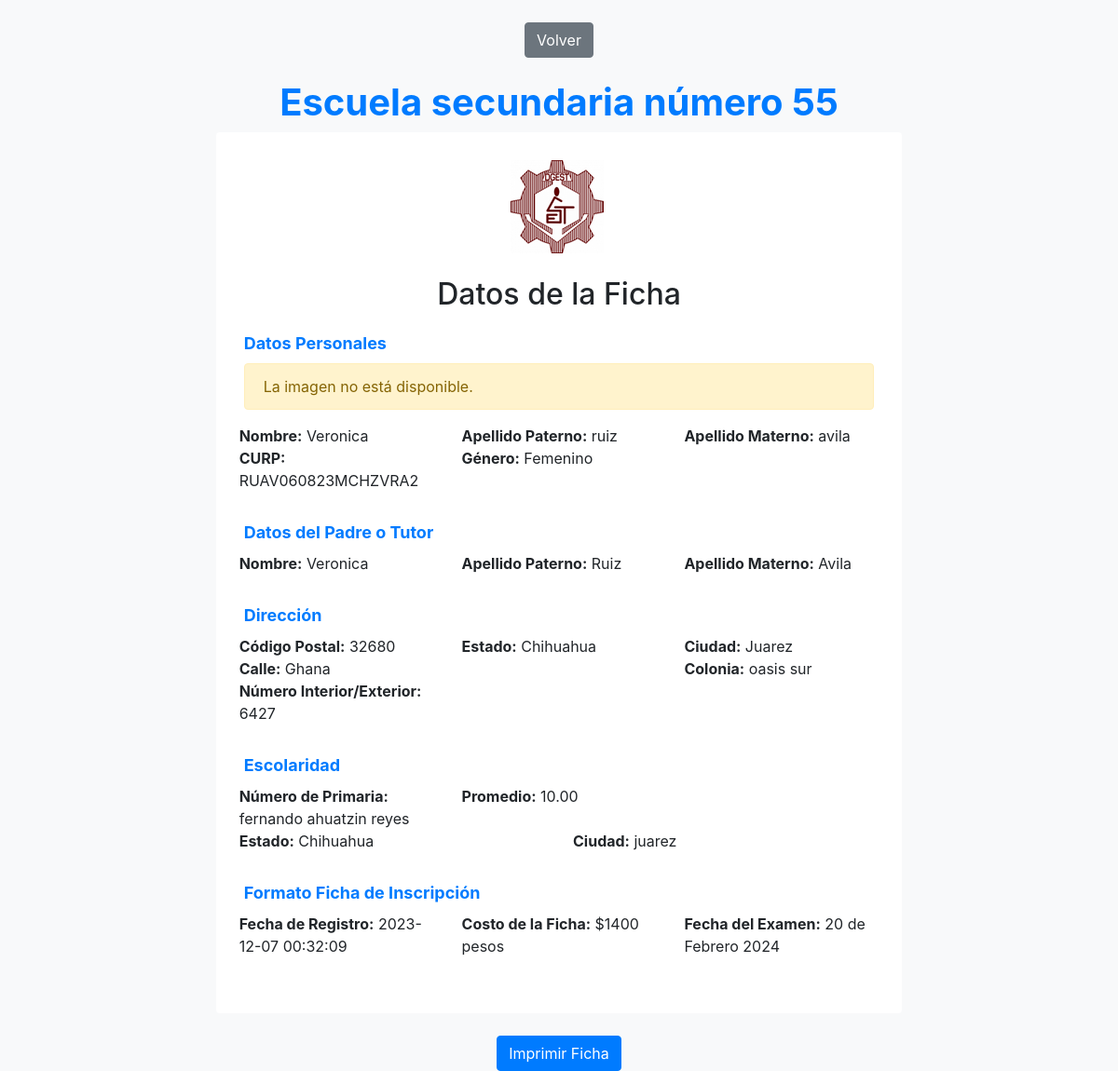
Screenshot of /funcionesphp/mostrar_ficha.php?curp=RUAV060823MCHZVRA2 with the database file from the repository.
### tables this page shows
CREATE TABLE `ficha` (
  `id_ficha` int(11) NOT NULL,
  `nombres` varchar(50) DEFAULT NULL,
  `apellidoP` varchar(50) DEFAULT NULL,
  `apellidoM` varchar(50) DEFAULT NULL,
  `fotoA` longblob DEFAULT NULL,
  `curp` varchar(100) DEFAULT NULL,
  `genero` varchar(11) DEFAULT NULL,
  `fecha_n` date DEFAULT NULL,
  `nacionalidad` varchar(50) DEFAULT NULL,
  `est_nacimiento` varchar(50) DEFAULT NULL,
  `est_nac_cd` varchar(50) DEFAULT NULL,
  `cp` int(10) DEFAULT NULL,
  `estado` varchar(50) DEFAULT NULL,
  `ciudad` varchar(50) DEFAULT NULL,
  `calle` varchar(50) DEFAULT NULL,
  `colonia` varchar(50) DEFAULT NULL,
  `n_in_ext` varchar(50) DEFAULT NULL,
  `nombre_pmt` varchar(50) DEFAULT NULL,
  `pmt_apellidoP` varchar(50) DEFAULT NULL,
  `pmt_apellidoM` varchar(50) DEFAULT NULL,
  `pmt_fecha_nacim` date DEFAULT NULL,
  `pmt_nacionalidad` varchar(50) DEFAULT NULL,
  `pmt_est_naci` varchar(50) DEFAULT NULL,
  `pmt_cd_naci` varchar(50) DEFAULT NULL,
  `n_primaria` varchar(100) DEFAULT NULL,
  `p_estado` varchar(50) DEFAULT NULL,
  `p_ciudad` varchar(50) DEFAULT NULL,
  `p_direccion` varchar(50) DEFAULT NULL,
  `promedio` decimal(10, 2) DEFAULT NULL,
  `ultima_boleta` longblob DEFAULT NULL,
  `costo_ficha` int(10) DEFAULT NULL
);

### funcionesphp/mostrar_ficha.php (the view, shortened to what this page needs)
<?php
if (isset($_GET['curp'])) {
    include './conn.php';
    $curp = $_GET['curp'];
    $curp = $conn->real_escape_string($curp);
    $sql = "SELECT * FROM ficha WHERE curp = '$curp'";
    $result = $conn->query($sql);
    ?>
    <!DOCTYPE html>
    <html lang="es">
    <head>
        <link rel="stylesheet" href="https://maxcdn.bootstrapcdn.com/bootstrap/4.5.2/css/bootstrap.min.css">
    </head>
    <body>
        <div class="text-center mt-4">
            <a class="btn btn-secondary" href="../index.php">Volver</a>
        </div>
        <div class="container mt-4">
            <h1 class="text-center"><span>Escuela secundaria número 55</span></h1>
            <section class="principal row">
                <main class="col-md-8 mx-auto">
                    <div class="card">
                        <div class="card-body">
                            <img id="logo" src="../img/im1.png" alt="Logo de la Escuela" class="mx-auto d-block img-fluid">
                            <h2 class="text-center">Datos de la Ficha</h2>
                            <?php
                            while ($row = $result->fetch_assoc()) {
                                ?>
                                <div class="data-section">
                                    <fieldset>
                                        <legend>Datos Personales</legend>
                                        <?php
                                        $imageFileName = $row['fotoA'];
                                        $imagePath = "../fotos_alumnos/" . $imageFileName;
                                        if (file_exists($imagePath)) {
                                            echo '<img src="' . $imagePath . '" alt="Foto del Alumno" class="small-image">';
                                        } else {
                                            echo '<div class="alert alert-warning" role="alert">La imagen no está disponible.</div>';
                                        }
                                        ?>
                                        <div class="row">
                                            <div class="col-md-4">
                                                <strong>Nombre:</strong>
                                                <?php echo $row["nombres"]; ?>
                                            </div>
                                            <div class="col-md-4">
                                                <strong>Apellido Paterno:</strong>
                                                <?php echo $row["apellidoP"]; ?>
                                            </div>
                                            <div class="col-md-4">
                                                <strong>Apellido Materno:</strong>
                                                <?php echo $row["apellidoM"]; ?>
                                            </div>
                                        </div>
                                        <div class="row">
                                            <div class="col-md-4">
                                                <strong>CURP:</strong>
                                                <?php echo $row["curp"]; ?>
                                            </div>
                                            <div class="col-md-4">
                                                <strong>Género:</strong>
                                                <?php echo $row["genero"]; ?>
                                            </div>
                                        </div>
                                    </fieldset>
                                </div>
                                <div class="data-section">
                                    <fieldset>
                                        <legend>Datos del Padre o Tutor</legend>
                                        <div class="row">
                                            <div class="col-md-4">
                                                <strong>Nombre:</strong>
                                                <?php echo $row["nombre_pmt"]; ?>
                                            </div>
                                            <div class="col-md-4">
                                                <strong>Apellido Paterno:</strong>
                                                <?php echo $row["pmt_apellidoP"]; ?>
                                            </div>
                                            <div class="col-md-4">
                                                <strong>Apellido Materno:</strong>
                                                <?php echo $row["pmt_apellidoM"]; ?>
                                            </div>
                                        </div>
                                    </fieldset>
                                </div>
                                <div class="data-section">
                                    <fieldset>
                                        <legend>Dirección</legend>
                                        <div class="row">
                                            <div class="col-md-4">
                                                <strong>Código Postal:</strong>
                                                <?php echo $row["cp"]; ?>
                                            </div>
                                            <div class="col-md-4">
                                                <strong>Estado:</strong>
                                                <?php echo $row["estado"]; ?>
                                            </div>
                                            <div class="col-md-4">
                                                <strong>Ciudad:</strong>
                                                <?php echo $row["ciudad"]; ?>
                                            </div>
                                        </div>
                                        <div class="row">
                                            <div class="col-md-8">
                                                <strong>Calle:</strong>
                                                <?php echo $row["calle"]; ?>
                                            </div>
                                            <div class="col-md-4">
                                                <strong>Colonia:</strong>
                                                <?php echo $row["colonia"]; ?>
                                            </div>
                                            <div class="col-md-4">
                                                <strong>Número Interior/Exterior:</strong>
                                                <?php echo $row["n_in_ext"]; ?>
                                            </div>
                                        </div>
                                    </fieldset>
                                </div>
                                <div class="data-section">
                                    <fieldset>
                                        <legend>Escolaridad</legend>
                                        <div class="row">
                                            <div class="col-md-4">
                                                <strong>Número de Primaria:</strong>
                                                <?php echo $row["n_primaria"]; ?>
                                            </div>
                                            <div class="col-md-4">
                                                <strong>Promedio:</strong>
                                                <?php echo $row["promedio"]; ?>
                                            </div>
                                        </div>
                                        <div class="row">
                                            <div class="col-md-6">
                                                <strong>Estado:</strong>
                                                <?php echo $row["p_estado"]; ?>
                                            </div>
                                            <div class="col-md-6">
                                                <strong>Ciudad:</strong>
                                                <?php echo $row["p_ciudad"]; ?>
                                            </div>
                                        </div>
                                    </fieldset>
                                </div>
                                <div class="data-section">
                                    <fieldset>
                                        <legend>Formato Ficha de Inscripción</legend>
                                        <div class="row">
                                            <div class="col-md-4">
                                                <strong>Fecha de Registro:</strong>
                                                <?php echo date('Y-m-d H:i:s'); ?>
                                            </div>
                                            <div class="col-md-4">
                                                <strong>Costo de la Ficha:</strong>
                                                $1400 pesos
                                            </div>
                                            <div class="col-md-4">
                                                <strong>Fecha del Examen:</strong>
                                                20 de Febrero 2024
                                            </div>
                                        </div>
                                    </fieldset>
                                </div>
                                <?php
                            }
                            ?>
                        </div>
                    </div>
                </main>
            </section>
        </div>
        <div class="text-center mt-4">
            <button class="btn btn-primary" onclick="imprimirFicha()">Imprimir Ficha</button>
        </div>
    </body>
    </html>
    <?php
} else {
    header("Location: busqueda.php");
    exit();
}
?>

### funcionesphp/mostrar_ficha.php (style rules this page uses)
body { background-color: #f8f9fa; }
h1 span { font-weight: bold; color: #007bff; }
h2 { margin-bottom: 20px; }
.card { border: none; }
.card-body { padding: 30px; }
#logo { max-width: 200px; margin-bottom: 20px; }
.data-section { margin-bottom: 30px; }
.data-section legend { font-weight: bold; color: #007bff; font-size: 18px; }
.row { display: -ms-flexbox; display: flex; -ms-flex-wrap: wrap; flex-wrap: wrap; margin-right: -20px; margin-left: -20px; }

### rows the page displays
ficha: shows "La imagen no está disponible.", nombres "Veronica", apellidoP "ruiz", apellidoM "avila", curp "RUAV060823MCHZVRA2", genero "Femenino", nombre_pmt "Veronica", pmt_apellidoP "Ruiz", pmt_apellidoM "Avila", cp "32680", estado "Chihuahua", ciudad "Juarez", calle "Ghana", colonia "oasis sur", n_in_ext "6427", n_primaria "fernando ahuatzin reyes", promedio "10.00", p_estado "Chihuahua", p_ciudad "juarez"
